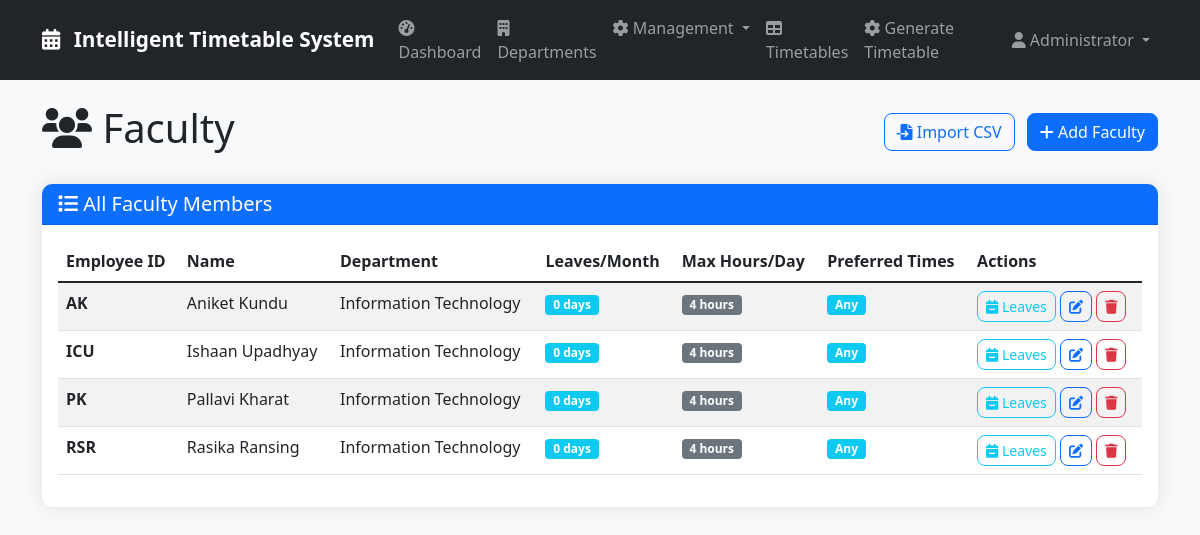
The page /faculty (signed in) on the database its author committed.
### tables this page shows
CREATE TABLE faculty (
            id INTEGER PRIMARY KEY AUTOINCREMENT,
            name TEXT NOT NULL,
            employee_id TEXT UNIQUE NOT NULL,
            department_id INTEGER,
            max_hours_per_day INTEGER DEFAULT 8,
            preferred_times TEXT,
            created_at DATETIME DEFAULT CURRENT_TIMESTAMP,
            FOREIGN KEY (department_id) REFERENCES departments (id)
        );

CREATE TABLE departments (
            id INTEGER PRIMARY KEY AUTOINCREMENT,
            name TEXT NOT NULL,
            code TEXT UNIQUE NOT NULL,
            created_at DATETIME DEFAULT CURRENT_TIMESTAMP
        );

### app.py (the view)
@app.route('/faculty')
@login_required
def faculty():
    conn = sqlite3.connect('timetable.db')
    conn.row_factory = sqlite3.Row
    cursor = conn.cursor()
    cursor.execute('''
        SELECT f.*, d.name as department_name
        FROM faculty f
        LEFT JOIN departments d ON f.department_id = d.id
        ORDER BY f.name
    ''')
    faculty = cursor.fetchall()
    cursor.execute('SELECT * FROM departments ORDER BY name')
    departments = cursor.fetchall()
    conn.close()
    return render_template('faculty.html', faculty=faculty, departments=departments)

### app.py (called while the page is built)
def login_required(f):
    @wraps(f)
    def decorated_function(*args, **kwargs):
        if 'user_id' not in session:
            flash('Please log in to access this page.', 'error')
            return redirect(url_for('login'))
        return f(*args, **kwargs)
    return decorated_function

@app.context_processor
def utility_processor():
    return dict(get_faculty_subjects=get_faculty_subjects)

### templates/faculty.html (shortened to what this page needs)
{% extends "base.html" %}
{% block content %}
<div class="d-flex justify-content-between align-items-center mb-4">
    <h1><i class="fas fa-users"></i> Faculty</h1>
{% if session.role == 'admin' %}
    <div>
        <a href="{{ url_for('upload_csv') }}" class="btn btn-outline-primary me-2">
            <i class="fas fa-file-import"></i> Import CSV
        </a>
        <button class="btn btn-primary" data-bs-toggle="modal" data-bs-target="#addFacultyModal">
            <i class="fas fa-plus"></i> Add Faculty
        </button>
    </div>
{% endif %}
</div>
<div class="card">
    <div class="card-header bg-primary text-white">
        <h5 class="mb-0"><i class="fas fa-list"></i> All Faculty Members</h5>
    </div>
    <div class="card-body">
        {% if faculty %}
        <div class="table-responsive">
            <table class="table table-striped table-hover">
                <thead>
                    <tr>
                        <th>Employee ID</th>
                        <th>Name</th>
                        <th>Department</th>
                        <th>Leaves/Month</th>
                        <th>Max Hours/Day</th>
                        <th>Preferred Times</th>
                        {% if session.role == 'admin' %}
                        <th>Actions</th>
                        {% endif %}
                    </tr>
                </thead>
                <tbody>
                    {% for fac in faculty %}
                    <tr>
                        <td class="fw-bold">{{ fac.employee_id }}</td>
                        <td>{{ fac.name }}</td>
                        <td>{{ fac.department_name or 'N/A' }}</td>
                        <td>
                            <span class="badge bg-{{ 'warning' if fac.avg_leaves_per_month and fac.avg_leaves_per_month > 2 else 'info' }}">
                                {{ fac.avg_leaves_per_month or 0 }} days
                            </span>
                        </td>
                        <td>
                            <span class="badge bg-secondary">{{ fac.max_hours_per_day }} hours</span>
                        </td>
                        <td>
                            <span class="badge bg-info">{{ fac.preferred_times or 'Any' }}</span>
                        </td>
                        {% if session.role == 'admin' %}
                        <td>
                            <button class="btn btn-sm btn-outline-info" data-bs-toggle="modal"
                                    data-bs-target="#manageLeavesModal"
                                    data-id="{{ fac.id }}"
                                    data-name="{{ fac.name }}"
                                    data-leaves="{{ fac.avg_leaves_per_month or 0 }}">
                                <i class="fas fa-calendar-minus"></i> Leaves
                            </button>
                            <button class="btn btn-sm btn-outline-primary" data-bs-toggle="modal"
                                    data-bs-target="#editFacultyModal"
                                    data-id="{{ fac.id }}"
                                    data-name="{{ fac.name }}"
                                    data-empid="{{ fac.employee_id }}"
                                    data-dept="{{ fac.department_id }}"
                                    data-hours="{{ fac.max_hours_per_day }}"
                                    data-times="{{ fac.preferred_times }}">
                                <i class="fas fa-edit"></i>
                            </button>
                            <button class="btn btn-sm btn-outline-danger" data-bs-toggle="modal"
                                    data-bs-target="#deleteFacultyModal"
                                    data-id="{{ fac.id }}"
                                    data-name="{{ fac.name }}">
                                <i class="fas fa-trash"></i>
                            </button>
                        </td>
                        {% endif %}
                    </tr>
                    {% endfor %}
                </tbody>
            </table>
        </div>
        {% else %}
        <div class="alert alert-info">
            <i class="fas fa-info-circle"></i> No faculty members found. Add some faculty to get started.
        </div>
    {% endif %}
    </div>
</div>
{% endblock %}

### static/css/style.css (style rules this page uses)
:root { --primary-color: #007bff; --secondary-color: #6c757d; --success-color: #28a745; --danger-color: #dc3545; --warning-color: #ffc107; --info-color: #17a2b8; }
body { background-color: #f8f9fa; font-family: 'Segoe UI', Tahoma, Geneva, Verdana, sans-serif; }
.card { border: none; border-radius: 10px; box-shadow: 0 0 20px rgba(0, 0, 0, 0.1); transition: transform 0.2s; }
.card-header { border-radius: 10px 10px 0 0 !important; font-weight: 600; }
.btn { border-radius: 8px; font-weight: 500; transition: all 0.3s; }
.table-responsive { border-radius: 10px; overflow: hidden; }

### rows shown on the page
faculty: employee_id "AK", name "Aniket Kundu", name "Information Technology", avg_leaves_per_month "0", max_hours_per_day "4", preferred_times "Any"
faculty: employee_id "ICU", name "Ishaan Upadhyay", name "Information Technology", avg_leaves_per_month "0", max_hours_per_day "4", preferred_times "Any"
faculty: employee_id "PK", name "Pallavi Kharat", name "Information Technology", avg_leaves_per_month "0", max_hours_per_day "4", preferred_times "Any"
faculty: employee_id "RSR", name "Rasika Ransing", name "Information Technology", avg_leaves_per_month "0", max_hours_per_day "4", preferred_times "Any"

### other values the page prints
{{ session.full_name or session.username }} "Administrator"
